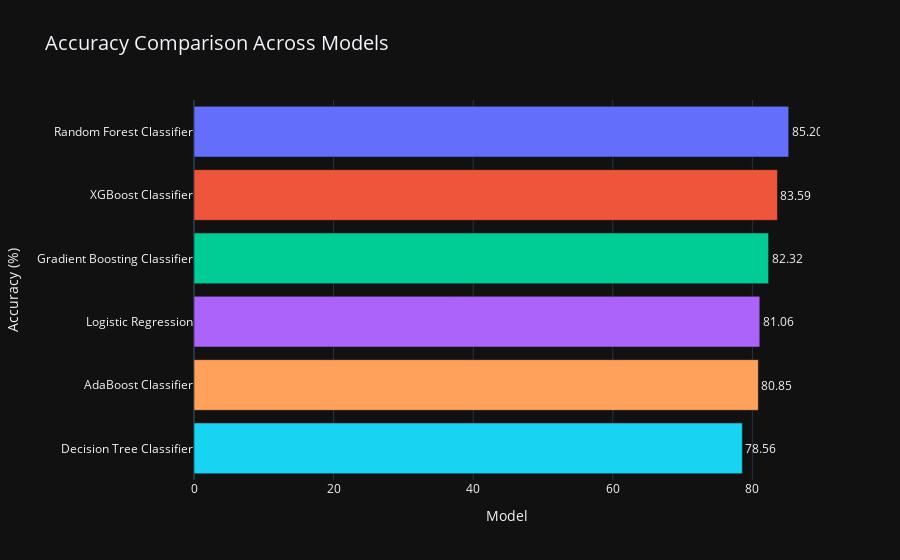
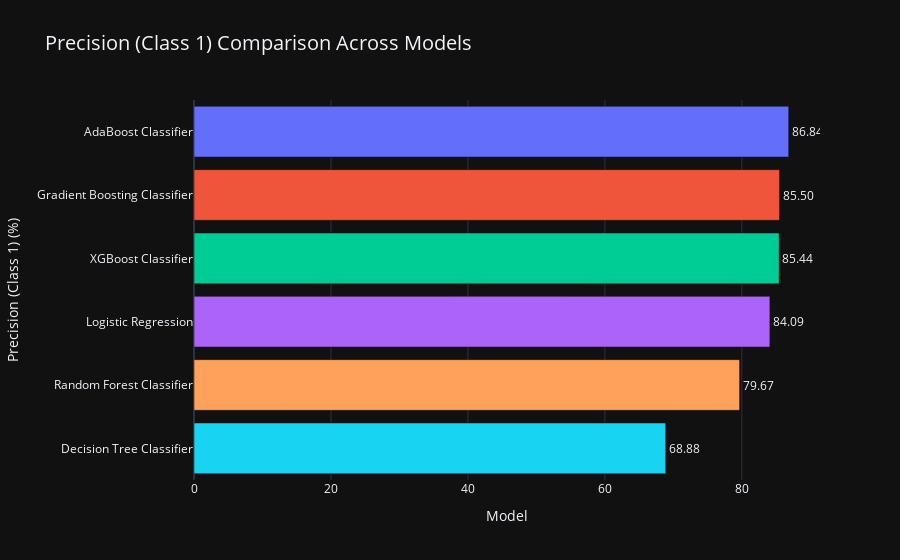
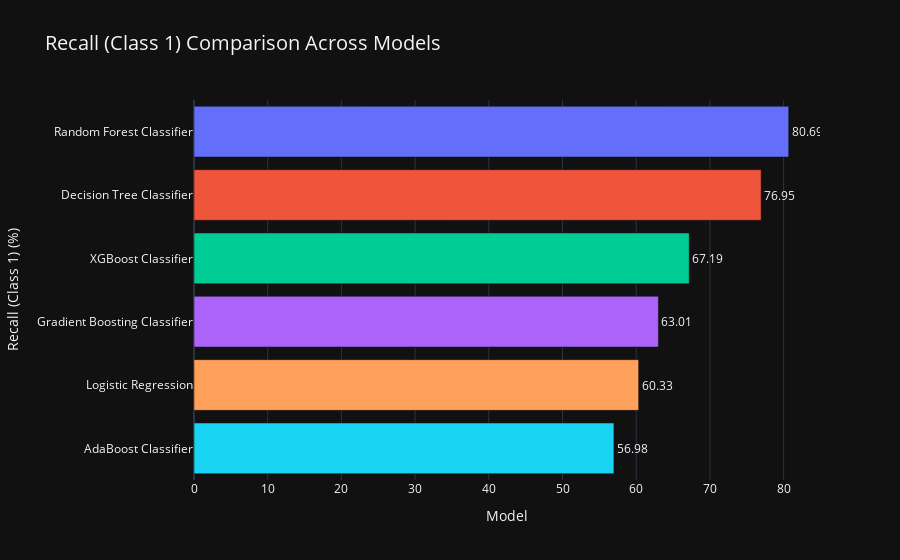

Notebook code cell kept with these figures, in order:
### Code cell
comp_df = results
comp_df = comp_df.reset_index()
comp_df = comp_df.rename(columns={'index': 'Model'})


# Function to create individual bar charts
def create_bar_chart(metric):
        
    for i in comp_df.columns[1:]:
        if comp_df[i].dtype == 'O':
            comp_df[i] = comp_df[i].str.replace('%', '').astype(float)
        else:
            pass

        
    df_sorted = comp_df.sort_values(by=metric, ascending=False)
    fig = px.bar(
        df_sorted,
        x=metric,
        y='Model',
        title=f'{metric} Comparison Across Models',
        template='plotly_dark',
        labels={metric: f'{metric} (%)'},
        color='Model',
        text=metric
    )
    fig.update_traces(texttemplate='%{text:.2f}', textposition='outside')
    fig.update_layout(
        title_font=dict(size=20),
        xaxis=dict(title='Model'),
        yaxis=dict(title=f'{metric} (%)'),
        showlegend=False
    )
    return fig

# Generate plots for each metric
metrics = [ _ for _ in comp_df.columns]
for metric in metrics[1:]:
    fig = create_bar_chart(metric)
    fig.show()

### Figure 1 — Plotly figure (JSON) as saved in the notebook; plotly's stock layout.template omitted (floating-point values rounded to 4 significant figures)
{"data": [{"alignmentgroup": "True", "hovertemplate": "Model=%{y}<br>Accuracy (%)=%{text}<extra></extra>", "legendgroup": "Random Forest Classifier", "marker": {"color": "#636efa", "pattern": {"shape": ""}}, "name": "Random Forest Classifier", "offsetgroup": "Random Forest Classifier", "orientation": "h", "showlegend": true, "text": [85.2], "textposition": "outside", "texttemplate": "%{text:.2f}", "type": "bar", "x": [85.2], "xaxis": "x", "y": ["Random Forest Classifier"], "yaxis": "y"}, {"alignmentgroup": "True", "hovertemplate": "Model=%{y}<br>Accuracy (%)=%{text}<extra></extra>", "legendgroup": "XGBoost Classifier", "marker": {"color": "#EF553B", "pattern": {"shape": ""}}, "name": "XGBoost Classifier", "offsetgroup": "XGBoost Classifier", "orientation": "h", "showlegend": true, "text": [83.59], "textposition": "outside", "texttemplate": "%{text:.2f}", "type": "bar", "x": [83.59], "xaxis": "x", "y": ["XGBoost Classifier"], "yaxis": "y"}, {"alignmentgroup": "True", "hovertemplate": "Model=%{y}<br>Accuracy (%)=%{text}<extra></extra>", "legendgroup": "Gradient Boosting Classifier", "marker": {"color": "#00cc96", "pattern": {"shape": ""}}, "name": "Gradient Boosting Classifier", "offsetgroup": "Gradient Boosting Classifier", "orientation": "h", "showlegend": true, "text": [82.32], "textposition": "outside", "texttemplate": "%{text:.2f}", "type": "bar", "x": [82.32], "xaxis": "x", "y": ["Gradient Boosting Classifier"], "yaxis": "y"}, {"alignmentgroup": "True", "hovertemplate": "Model=%{y}<br>Accuracy (%)=%{text}<extra></extra>", "legendgroup": "Logistic Regression", "marker": {"color": "#ab63fa", "pattern": {"shape": ""}}, "name": "Logistic Regression", "offsetgroup": "Logistic Regression", "orientation": "h", "showlegend": true, "text": [81.06], "textposition": "outside", "texttemplate": "%{text:.2f}", "type": "bar", "x": [81.06], "xaxis": "x", "y": ["Logistic Regression"], "yaxis": "y"}, {"alignmentgroup": "True", "hovertemplate": "Model=%{y}<br>Accuracy (%)=%{text}<extra></extra>", "legendgroup": "AdaBoost Classifier", "marker": {"color": "#FFA15A", "pattern": {"shape": ""}}, "name": "AdaBoost Classifier", "offsetgroup": "AdaBoost Classifier", "orientation": "h", "showlegend": true, "text": [80.85], "textposition": "outside", "texttemplate": "%{text:.2f}", "type": "bar", "x": [80.85], "xaxis": "x", "y": ["AdaBoost Classifier"], "yaxis": "y"}, {"alignmentgroup": "True", "hovertemplate": "Model=%{y}<br>Accuracy (%)=%{text}<extra></extra>", "legendgroup": "Decision Tree Classifier", "marker": {"color": "#19d3f3", "pattern": {"shape": ""}}, "name": "Decision Tree Classifier", "offsetgroup": "Decision Tree Classifier", "orientation": "h", "showlegend": true, "text": [78.56], "textposition": "outside", "texttemplate": "%{text:.2f}", "type": "bar", "x": [78.56], "xaxis": "x", "y": ["Decision Tree Classifier"], "yaxis": "y"}], "layout": {"barmode": "relative", "legend": {"title": {"text": "Model"}, "tracegroupgap": 0}, "showlegend": false, "title": {"font": {"size": 20}, "text": "Accuracy Comparison Across Models"}, "xaxis": {"anchor": "y", "domain": [0, 1], "title": {"text": "Model"}}, "yaxis": {"anchor": "x", "categoryarray": ["Decision Tree Classifier", "AdaBoost Classifier", "Logistic Regression", "Gradient Boosting Classifier", "XGBoost Classifier", "Random Forest Classifier"], "categoryorder": "array", "domain": [0, 1], "title": {"text": "Accuracy (%)"}}}}

### Figure 2 — Plotly figure (JSON) as saved in the notebook; plotly's stock layout.template omitted (floating-point values rounded to 4 significant figures)
{"data": [{"alignmentgroup": "True", "hovertemplate": "Model=%{y}<br>Precision (Class 1) (%)=%{text}<extra></extra>", "legendgroup": "AdaBoost Classifier", "marker": {"color": "#636efa", "pattern": {"shape": ""}}, "name": "AdaBoost Classifier", "offsetgroup": "AdaBoost Classifier", "orientation": "h", "showlegend": true, "text": [86.84], "textposition": "outside", "texttemplate": "%{text:.2f}", "type": "bar", "x": [86.84], "xaxis": "x", "y": ["AdaBoost Classifier"], "yaxis": "y"}, {"alignmentgroup": "True", "hovertemplate": "Model=%{y}<br>Precision (Class 1) (%)=%{text}<extra></extra>", "legendgroup": "Gradient Boosting Classifier", "marker": {"color": "#EF553B", "pattern": {"shape": ""}}, "name": "Gradient Boosting Classifier", "offsetgroup": "Gradient Boosting Classifier", "orientation": "h", "showlegend": true, "text": [85.5], "textposition": "outside", "texttemplate": "%{text:.2f}", "type": "bar", "x": [85.5], "xaxis": "x", "y": ["Gradient Boosting Classifier"], "yaxis": "y"}, {"alignmentgroup": "True", "hovertemplate": "Model=%{y}<br>Precision (Class 1) (%)=%{text}<extra></extra>", "legendgroup": "XGBoost Classifier", "marker": {"color": "#00cc96", "pattern": {"shape": ""}}, "name": "XGBoost Classifier", "offsetgroup": "XGBoost Classifier", "orientation": "h", "showlegend": true, "text": [85.44], "textposition": "outside", "texttemplate": "%{text:.2f}", "type": "bar", "x": [85.44], "xaxis": "x", "y": ["XGBoost Classifier"], "yaxis": "y"}, {"alignmentgroup": "True", "hovertemplate": "Model=%{y}<br>Precision (Class 1) (%)=%{text}<extra></extra>", "legendgroup": "Logistic Regression", "marker": {"color": "#ab63fa", "pattern": {"shape": ""}}, "name": "Logistic Regression", "offsetgroup": "Logistic Regression", "orientation": "h", "showlegend": true, "text": [84.09], "textposition": "outside", "texttemplate": "%{text:.2f}", "type": "bar", "x": [84.09], "xaxis": "x", "y": ["Logistic Regression"], "yaxis": "y"}, {"alignmentgroup": "True", "hovertemplate": "Model=%{y}<br>Precision (Class 1) (%)=%{text}<extra></extra>", "legendgroup": "Random Forest Classifier", "marker": {"color": "#FFA15A", "pattern": {"shape": ""}}, "name": "Random Forest Classifier", "offsetgroup": "Random Forest Classifier", "orientation": "h", "showlegend": true, "text": [79.67], "textposition": "outside", "texttemplate": "%{text:.2f}", "type": "bar", "x": [79.67], "xaxis": "x", "y": ["Random Forest Classifier"], "yaxis": "y"}, {"alignmentgroup": "True", "hovertemplate": "Model=%{y}<br>Precision (Class 1) (%)=%{text}<extra></extra>", "legendgroup": "Decision Tree Classifier", "marker": {"color": "#19d3f3", "pattern": {"shape": ""}}, "name": "Decision Tree Classifier", "offsetgroup": "Decision Tree Classifier", "orientation": "h", "showlegend": true, "text": [68.88], "textposition": "outside", "texttemplate": "%{text:.2f}", "type": "bar", "x": [68.88], "xaxis": "x", "y": ["Decision Tree Classifier"], "yaxis": "y"}], "layout": {"barmode": "relative", "legend": {"title": {"text": "Model"}, "tracegroupgap": 0}, "showlegend": false, "title": {"font": {"size": 20}, "text": "Precision (Class 1) Comparison Across Models"}, "xaxis": {"anchor": "y", "domain": [0, 1], "title": {"text": "Model"}}, "yaxis": {"anchor": "x", "categoryarray": ["Decision Tree Classifier", "Random Forest Classifier", "Logistic Regression", "XGBoost Classifier", "Gradient Boosting Classifier", "AdaBoost Classifier"], "categoryorder": "array", "domain": [0, 1], "title": {"text": "Precision (Class 1) (%)"}}}}

### Figure 3 — Plotly figure (JSON) as saved in the notebook; plotly's stock layout.template omitted (floating-point values rounded to 4 significant figures)
{"data": [{"alignmentgroup": "True", "hovertemplate": "Model=%{y}<br>Recall (Class 1) (%)=%{text}<extra></extra>", "legendgroup": "Random Forest Classifier", "marker": {"color": "#636efa", "pattern": {"shape": ""}}, "name": "Random Forest Classifier", "offsetgroup": "Random Forest Classifier", "orientation": "h", "showlegend": true, "text": [80.69], "textposition": "outside", "texttemplate": "%{text:.2f}", "type": "bar", "x": [80.69], "xaxis": "x", "y": ["Random Forest Classifier"], "yaxis": "y"}, {"alignmentgroup": "True", "hovertemplate": "Model=%{y}<br>Recall (Class 1) (%)=%{text}<extra></extra>", "legendgroup": "Decision Tree Classifier", "marker": {"color": "#EF553B", "pattern": {"shape": ""}}, "name": "Decision Tree Classifier", "offsetgroup": "Decision Tree Classifier", "orientation": "h", "showlegend": true, "text": [76.95], "textposition": "outside", "texttemplate": "%{text:.2f}", "type": "bar", "x": [76.95], "xaxis": "x", "y": ["Decision Tree Classifier"], "yaxis": "y"}, {"alignmentgroup": "True", "hovertemplate": "Model=%{y}<br>Recall (Class 1) (%)=%{text}<extra></extra>", "legendgroup": "XGBoost Classifier", "marker": {"color": "#00cc96", "pattern": {"shape": ""}}, "name": "XGBoost Classifier", "offsetgroup": "XGBoost Classifier", "orientation": "h", "showlegend": true, "text": [67.19], "textposition": "outside", "texttemplate": "%{text:.2f}", "type": "bar", "x": [67.19], "xaxis": "x", "y": ["XGBoost Classifier"], "yaxis": "y"}, {"alignmentgroup": "True", "hovertemplate": "Model=%{y}<br>Recall (Class 1) (%)=%{text}<extra></extra>", "legendgroup": "Gradient Boosting Classifier", "marker": {"color": "#ab63fa", "pattern": {"shape": ""}}, "name": "Gradient Boosting Classifier", "offsetgroup": "Gradient Boosting Classifier", "orientation": "h", "showlegend": true, "text": [63.01], "textposition": "outside", "texttemplate": "%{text:.2f}", "type": "bar", "x": [63.01], "xaxis": "x", "y": ["Gradient Boosting Classifier"], "yaxis": "y"}, {"alignmentgroup": "True", "hovertemplate": "Model=%{y}<br>Recall (Class 1) (%)=%{text}<extra></extra>", "legendgroup": "Logistic Regression", "marker": {"color": "#FFA15A", "pattern": {"shape": ""}}, "name": "Logistic Regression", "offsetgroup": "Logistic Regression", "orientation": "h", "showlegend": true, "text": [60.33], "textposition": "outside", "texttemplate": "%{text:.2f}", "type": "bar", "x": [60.33], "xaxis": "x", "y": ["Logistic Regression"], "yaxis": "y"}, {"alignmentgroup": "True", "hovertemplate": "Model=%{y}<br>Recall (Class 1) (%)=%{text}<extra></extra>", "legendgroup": "AdaBoost Classifier", "marker": {"color": "#19d3f3", "pattern": {"shape": ""}}, "name": "AdaBoost Classifier", "offsetgroup": "AdaBoost Classifier", "orientation": "h", "showlegend": true, "text": [56.98], "textposition": "outside", "texttemplate": "%{text:.2f}", "type": "bar", "x": [56.98], "xaxis": "x", "y": ["AdaBoost Classifier"], "yaxis": "y"}], "layout": {"barmode": "relative", "legend": {"title": {"text": "Model"}, "tracegroupgap": 0}, "showlegend": false, "title": {"font": {"size": 20}, "text": "Recall (Class 1) Comparison Across Models"}, "xaxis": {"anchor": "y", "domain": [0, 1], "title": {"text": "Model"}}, "yaxis": {"anchor": "x", "categoryarray": ["AdaBoost Classifier", "Logistic Regression", "Gradient Boosting Classifier", "XGBoost Classifier", "Decision Tree Classifier", "Random Forest Classifier"], "categoryorder": "array", "domain": [0, 1], "title": {"text": "Recall (Class 1) (%)"}}}}
